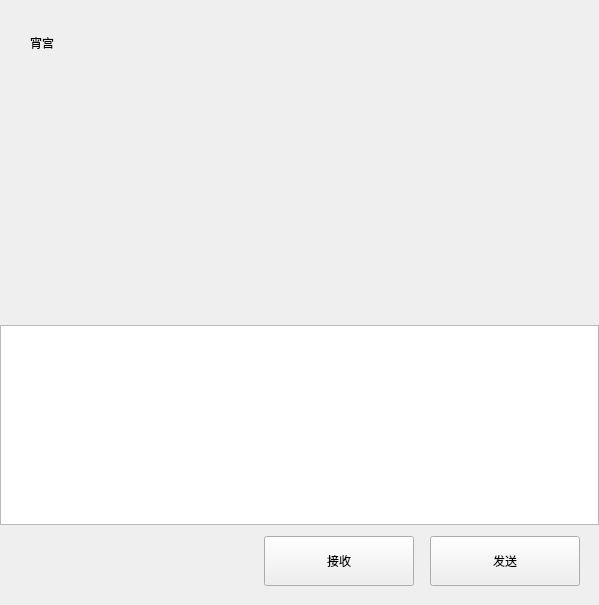
<?xml version="1.0" encoding="UTF-8"?>
<ui version="4.0">
 <class>ChatPage</class>
 <widget class="QWidget" name="ChatPage">
  <property name="geometry">
   <rect>
    <x>0</x>
    <y>0</y>
    <width>599</width>
    <height>605</height>
   </rect>
  </property>
  <property name="windowTitle">
   <string>Form</string>
  </property>
  <layout class="QVBoxLayout" name="verticalLayout">
   <property name="spacing">
    <number>0</number>
   </property>
   <property name="leftMargin">
    <number>0</number>
   </property>
   <property name="topMargin">
    <number>0</number>
   </property>
   <property name="rightMargin">
    <number>0</number>
   </property>
   <property name="bottomMargin">
    <number>0</number>
   </property>
   <item>
    <widget class="QWidget" name="chat_data_wid" native="true">
     <layout class="QVBoxLayout" name="verticalLayout_4">
      <property name="spacing">
       <number>0</number>
      </property>
      <property name="leftMargin">
       <number>0</number>
      </property>
      <property name="topMargin">
       <number>0</number>
      </property>
      <property name="rightMargin">
       <number>0</number>
      </property>
      <property name="bottomMargin">
       <number>0</number>
      </property>
      <item>
       <widget class="QWidget" name="title_wid" native="true">
        <property name="minimumSize">
         <size>
          <width>0</width>
          <height>80</height>
         </size>
        </property>
        <property name="maximumSize">
         <size>
          <width>16777215</width>
          <height>80</height>
         </size>
        </property>
        <layout class="QVBoxLayout" name="verticalLayout_5">
         <property name="spacing">
          <number>6</number>
         </property>
         <property name="leftMargin">
          <number>30</number>
         </property>
         <property name="topMargin">
          <number>15</number>
         </property>
         <property name="rightMargin">
          <number>9</number>
         </property>
         <property name="bottomMargin">
          <number>9</number>
         </property>
         <item>
          <widget class="QWidget" name="widget_2" native="true">
           <layout class="QHBoxLayout" name="horizontalLayout_3">
            <property name="spacing">
             <number>0</number>
            </property>
            <property name="leftMargin">
             <number>0</number>
            </property>
            <property name="topMargin">
             <number>0</number>
            </property>
            <property name="rightMargin">
             <number>0</number>
            </property>
            <property name="bottomMargin">
             <number>0</number>
            </property>
            <item>
             <widget class="QLabel" name="title_lb">
              <property name="text">
               <string>宵宫</string>
              </property>
             </widget>
            </item>
           </layout>
          </widget>
         </item>
        </layout>
       </widget>
      </item>
      <item>
       <widget class="ChatView" name="chat_data_list" native="true"/>
      </item>
      <item>
       <widget class="QWidget" name="tool_wid" native="true">
        <property name="minimumSize">
         <size>
          <width>0</width>
          <height>70</height>
         </size>
        </property>
        <property name="maximumSize">
         <size>
          <width>16777215</width>
          <height>70</height>
         </size>
        </property>
        <layout class="QHBoxLayout" name="horizontalLayout_4">
         <property name="leftMargin">
          <number>2</number>
         </property>
         <property name="topMargin">
          <number>2</number>
         </property>
         <property name="rightMargin">
          <number>2</number>
         </property>
         <property name="bottomMargin">
          <number>2</number>
         </property>
         <item>
          <spacer name="horizontalSpacer_2">
           <property name="orientation">
            <enum>Qt::Horizontal</enum>
           </property>
           <property name="sizeType">
            <enum>QSizePolicy::Fixed</enum>
           </property>
           <property name="sizeHint" stdset="0">
            <size>
             <width>10</width>
             <height>20</height>
            </size>
           </property>
          </spacer>
         </item>
         <item>
          <widget class="ClickedLabel" name="emo_lb">
           <property name="minimumSize">
            <size>
             <width>40</width>
             <height>40</height>
            </size>
           </property>
           <property name="maximumSize">
            <size>
             <width>40</width>
             <height>40</height>
            </size>
           </property>
           <property name="text">
            <string/>
           </property>
          </widget>
         </item>
         <item>
          <spacer name="horizontalSpacer_3">
           <property name="orientation">
            <enum>Qt::Horizontal</enum>
           </property>
           <property name="sizeType">
            <enum>QSizePolicy::Fixed</enum>
           </property>
           <property name="sizeHint" stdset="0">
            <size>
             <width>10</width>
             <height>20</height>
            </size>
           </property>
          </spacer>
         </item>
         <item>
          <widget class="ClickedLabel" name="file_lb">
           <property name="minimumSize">
            <size>
             <width>40</width>
             <height>40</height>
            </size>
           </property>
           <property name="maximumSize">
            <size>
             <width>40</width>
             <height>40</height>
            </size>
           </property>
           <property name="text">
            <string/>
           </property>
          </widget>
         </item>
         <item>
          <spacer name="horizontalSpacer_4">
           <property name="orientation">
            <enum>Qt::Horizontal</enum>
           </property>
           <property name="sizeHint" stdset="0">
            <size>
             <width>40</width>
             <height>20</height>
            </size>
           </property>
          </spacer>
         </item>
        </layout>
       </widget>
      </item>
      <item>
       <widget class="QTextEdit" name="chatEdit">
        <property name="minimumSize">
         <size>
          <width>0</width>
          <height>200</height>
         </size>
        </property>
        <property name="maximumSize">
         <size>
          <width>16777215</width>
          <height>200</height>
         </size>
        </property>
       </widget>
      </item>
      <item>
       <widget class="QWidget" name="send_wid" native="true">
        <property name="minimumSize">
         <size>
          <width>0</width>
          <height>80</height>
         </size>
        </property>
        <property name="maximumSize">
         <size>
          <width>16777215</width>
          <height>80</height>
         </size>
        </property>
        <layout class="QHBoxLayout" name="horizontalLayout_5">
         <property name="topMargin">
          <number>2</number>
         </property>
         <property name="bottomMargin">
          <number>9</number>
         </property>
         <item>
          <spacer name="horizontalSpacer_5">
           <property name="orientation">
            <enum>Qt::Horizontal</enum>
           </property>
           <property name="sizeHint" stdset="0">
            <size>
             <width>40</width>
             <height>20</height>
            </size>
           </property>
          </spacer>
         </item>
         <item>
          <widget class="ClickedBtn" name="receive_btn">
           <property name="minimumSize">
            <size>
             <width>150</width>
             <height>50</height>
            </size>
           </property>
           <property name="maximumSize">
            <size>
             <width>150</width>
             <height>50</height>
            </size>
           </property>
           <property name="text">
            <string>接收</string>
           </property>
          </widget>
         </item>
         <item>
          <spacer name="horizontalSpacer_6">
           <property name="orientation">
            <enum>Qt::Horizontal</enum>
           </property>
           <property name="sizeType">
            <enum>QSizePolicy::Fixed</enum>
           </property>
           <property name="sizeHint" stdset="0">
            <size>
             <width>10</width>
             <height>20</height>
            </size>
           </property>
          </spacer>
         </item>
         <item>
          <widget class="ClickedBtn" name="send_btn">
           <property name="minimumSize">
            <size>
             <width>150</width>
             <height>50</height>
            </size>
           </property>
           <property name="maximumSize">
            <size>
             <width>150</width>
             <height>50</height>
            </size>
           </property>
           <property name="text">
            <string>发送</string>
           </property>
          </widget>
         </item>
         <item>
          <spacer name="horizontalSpacer_7">
           <property name="orientation">
            <enum>Qt::Horizontal</enum>
           </property>
           <property name="sizeType">
            <enum>QSizePolicy::Fixed</enum>
           </property>
           <property name="sizeHint" stdset="0">
            <size>
             <width>10</width>
             <height>20</height>
            </size>
           </property>
          </spacer>
         </item>
        </layout>
       </widget>
      </item>
     </layout>
    </widget>
   </item>
  </layout>
 </widget>
 <customwidgets>
  <customwidget>
   <class>ClickedBtn</class>
   <extends>QPushButton</extends>
   <header location="global">clickedbtn.h</header>
  </customwidget>
  <customwidget>
   <class>ClickedLabel</class>
   <extends>QLabel</extends>
   <header>clickedlabel.h</header>
  </customwidget>
  <customwidget>
   <class>ChatView</class>
   <extends>QWidget</extends>
   <header>chatview.h</header>
   <container>1</container>
  </customwidget>
 </customwidgets>
 <resources/>
 <connections/>
</ui>
